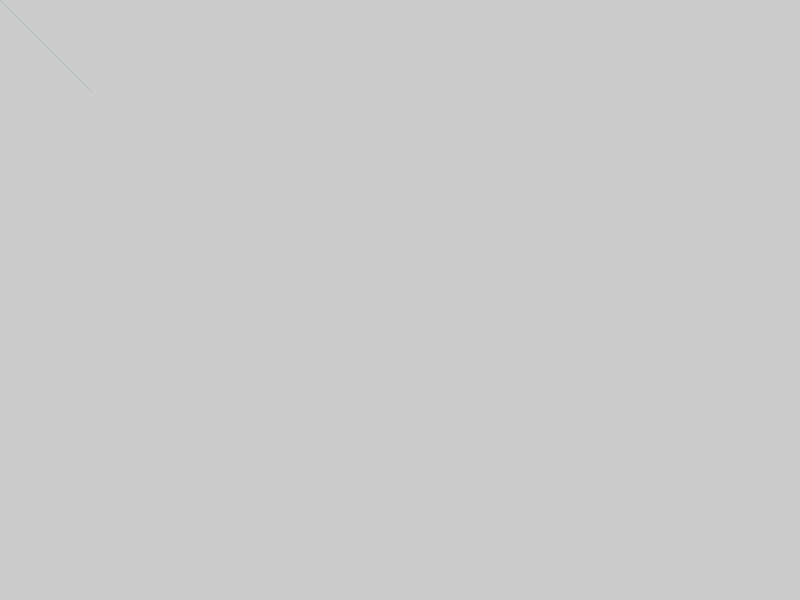
Frame 1 (no input)
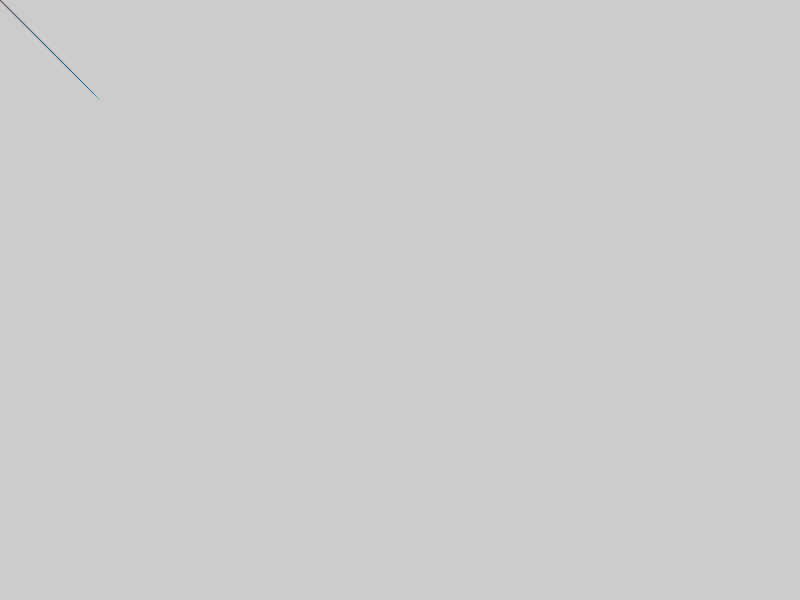
Frame 60 (the mouse pressed at the canvas centre just before this capture)
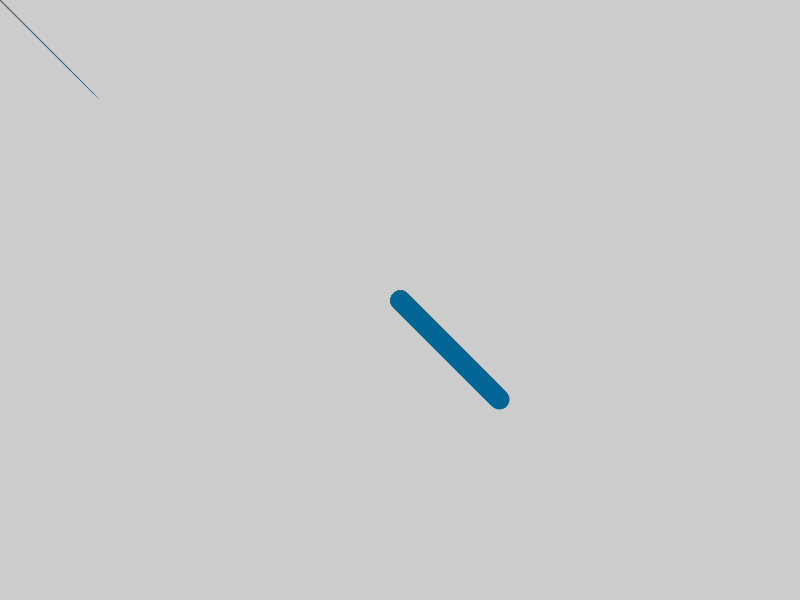
Frame 120 (the mouse held since frame 60 and released just before this capture)

The Processing sketch that drew these frames (run headless with seeded random() and noise(); from frame 60 on, the mouse is pressed at the canvas centre):

// Processing sketch: processing_133488
// ── processing_133488.pde

void setup(){
  size(800,600);
  frameRate(32);
}

void draw(){
  float n = cheapNoise(frameCount);
  color from = color(204, 102, 0);
  color to = color(0, 102, 153);
  color c = lerpColor(from, to, n);
  fill(c);
  strokeWeight(mouseX/20);
  stroke(c);
  line(mouseX, mouseY, mouseX+n*100, mouseY+n*100); 
}

//Thanks Carl Emil
float cheapNoise( float t ){
  return sin( ( t + sin( t * 1.2342 + sin( t*0.2142 ) ) ) * 4.2334 ) * 0.5 + 0.5;
}
